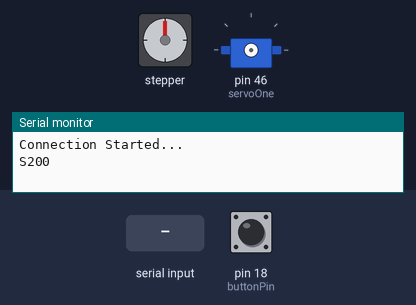
The sketch below on a simulated Arduino Mega 2560, built with avr-gcc and run on an emulated ATmega2560. On the bench: stepper motor, servo, the last lines printed to the serial monitor. Inputs (shaded band) come from the test bench; at power-on: pin 18 (buttonPin) HIGH. Stepper angles assume 200 steps per turn.

Above: at 1.2 s.
1.3 s: "H" received over Serial
At 1.7 s:
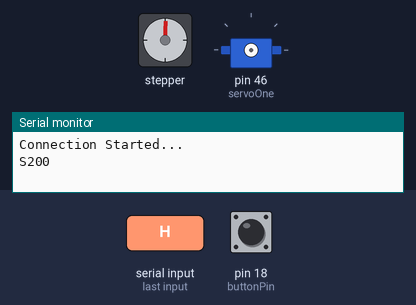
4.3 s: pin 18 (buttonPin) pulled LOW for 0.15 s
At 5.5 s:
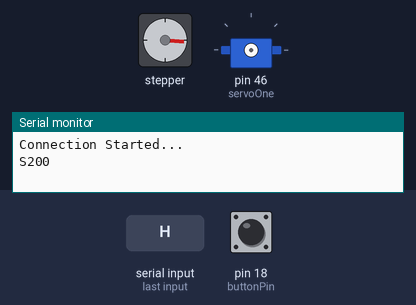
5.9 s: "B" received over Serial
At 6.32 s:
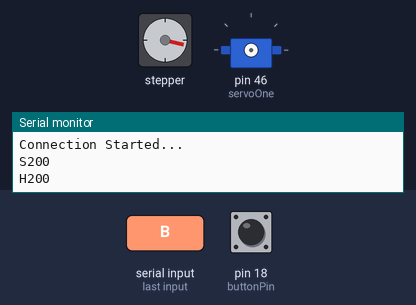
8.9 s: byte 70 (70) received over Serial
11.9 s: byte 80 (80) received over Serial
At 24.7 s:
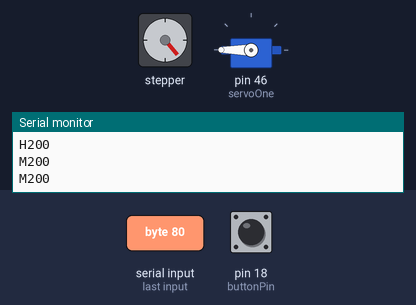
Timing chart, 0 to 25.3 s (numbered marks = the images above; inputs shaded):
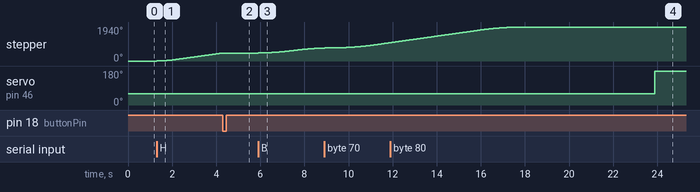

Measured:
- after the input at 1.3 s, stepper: keeps turning clockwise at about 152°/s, starting at once
- after the input at 4.3 s, stepper: stops changing and stays 455°
- after the input at 5.9 s, stepper: keeps turning clockwise at about 96°/s, starting at once
- after the input at 11.9 s, servo on pin 46 (servoOne): 60° → 180° after 12.0 s

The sketch:

arduino_code.ino
```cpp
#include <Adafruit_MotorShield.h>
#include <AccelStepper.h>
#include <Servo.h>

Adafruit_MotorShield AFMS = Adafruit_MotorShield();

Adafruit_StepperMotor *stepperOne = AFMS.getStepper(200, 1);

Servo servoOne;

//Moving stepper using AccelStepper library
void forwardstep1() {
  stepperOne->onestep(FORWARD, DOUBLE);
}
void backwardstep1() {
  stepperOne->onestep(BACKWARD, DOUBLE);
}

AccelStepper accelOne(forwardstep1, backwardstep1);


int running = 1;
int actualButtonStatus = 1;
int buttonPin = 18;

// Function for homing BarMaster
String homeBarBot(){
  accelOne.setMaxSpeed(100.0);
  accelOne.setAcceleration(100.0);
  accelOne.moveTo(5000);

  while(digitalRead(buttonPin)){
    accelOne.run();
  }

  delay(1500);
  accelOne.setCurrentPosition(0);
  return "H200";
}

// Function for rotating to position
String rotateToPosition(int position){
  accelOne.setMaxSpeed(100);
  accelOne.setAcceleration(50);
  accelOne.moveTo((position-1) * 165); //165

  accelOne.runToPosition();
  return "M200";
}

// Function for pouring drinks
String pourDrink(){
   servoOne.write(60);  //80 is dropping water
   servoOne.attach(46);
   delay(6000);
   servoOne.write(180);
   delay(1000);
   servoOne.detach();
   return "P200";
}

// Function for sending terminator
void sendEnding(){
  Serial.write(13);
  Serial.write(10);
}


void setup() {
   pinMode(18,INPUT_PULLUP);

   Serial.begin(115200);
   Serial.print("Connection Started...");
   sendEnding();

  if(!AFMS.begin()){
    Serial.print("S404");
    sendEnding();
    while (1);
  }

  // Sending status that BarMaster is ready
  Serial.print("S200");
  sendEnding();
}

char instruction;
int index = 0;

void loop() {
  instruction = "";
  while(Serial.available() > 0){
    instruction = Serial.read();
  }

  switch(instruction){
    case 72:  //Home
      Serial.print(homeBarBot());
      sendEnding();
      break;

    case 65:  //Move To position 1
      Serial.print(rotateToPosition(1));
      sendEnding();
      break;

      case 66:  //Move To position 2
      Serial.print(rotateToPosition(2));
      sendEnding();
      break;

      case 67:  //Move To position 3
      Serial.print(rotateToPosition(3));
      sendEnding();
      break;

      case 68:  //Move To position 4
      Serial.print(rotateToPosition(4));
      sendEnding();
      break;

      case 69:  //Move To position 5
      Serial.print(rotateToPosition(5));
      sendEnding();
      break;

      case 70:  //Move To position 6
      Serial.print(rotateToPosition(6));
      sendEnding();
      break;

      case 80:  //Pour Drink
      Serial.print(pourDrink());
      sendEnding();
      break;
  }
}
```
